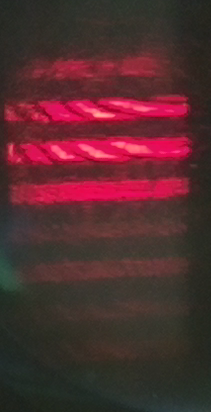
#> input picture OpenCV2/opencv_frame_1.png, 211 x 412 px
$ python 3.-BRG_order.py
#> lines starting #> are read from the running program, lines starting #| are printed output that depends on the picture
import cv2
import matplotlib.pyplot as plt
# Load image using cv2.imread:
img_OpenCV = cv2.imread('opencv_frame_1.png')
#> img_OpenCV is the input picture: shape (412, 211, 3); mean B, G, R 47.5, 44.1, 82.9
# Split the loaded image into its three channels (b, g, r):
b, g, r = cv2.split(img_OpenCV)
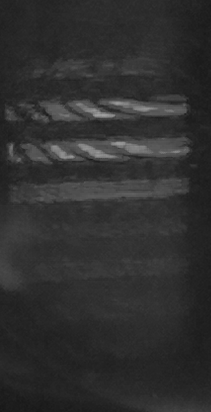
#> b: shape (412, 211); min 23, max 161, mean 47.5
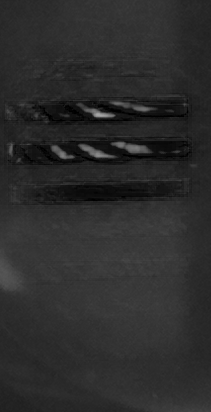
#> g: shape (412, 211); min 0, max 167, mean 44.1
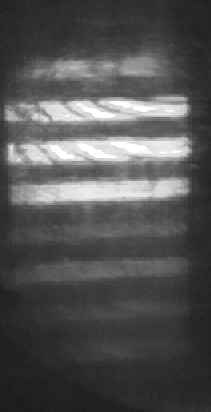
#> r: shape (412, 211); min 25, max 255, mean 82.9
cv2.imshow("Blue", b)
cv2.waitKey(0)
cv2.imshow("Green", g)
cv2.waitKey(0)
cv2.imshow("Red", r)
cv2.waitKey(0)
# Merge again the three channels but in the RGB format:
img_matplotlib = cv2.merge([r, g, b])
cv2.imshow("img_matplotlib", img_matplotlib)
cv2.waitKey(0)

# Show both images (img_OpenCV and img_matplotlib) using matplotlib
# This will show the image in wrong color:
plt.subplot(121)
plt.imshow(img_OpenCV)
# This will show the image in true color:
plt.subplot(122)
plt.imshow(img_matplotlib)
plt.show()
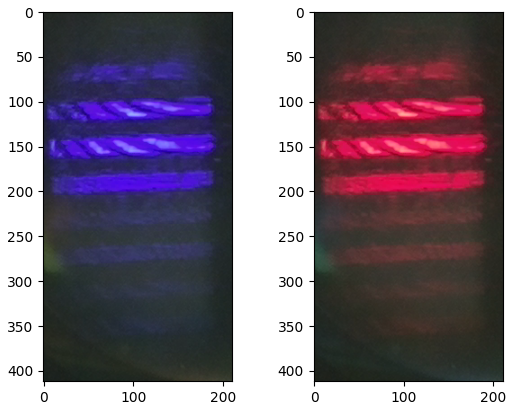
#> figure drawn by matplotlib, 2 panels; B, G, R data is drawn as R, G, B

# Show both images (img_OpenCV and img_matplotlib) using cv2.imshow()
# This will show the image in true color:
cv2.imshow('bgr image', img_OpenCV)
# This will show the image in wrong color:
cv2.imshow('rgb image', img_matplotlib)
cv2.waitKey(0)
cv2.destroyAllWindows()
# Using numpy capabilities to get the channels and to build the RGB image
# Get the three channels (instead of using cv2.split):
B = img_OpenCV[:, :, 0]
G = img_OpenCV[:, :, 1]
R = img_OpenCV[:, :, 2]
# Transform the image BGR to RGB using Numpy capabilities:
img_matplotlib = img_OpenCV[:, :, ::-1]
plt.subplot(131)
plt.imshow(B)
plt.subplot(132)
plt.imshow(G)
plt.subplot(133)
plt.imshow(R)
plt.show()

# Transform the image BGR to RGB using Numpy capabilities:
img_matplotlib = img_OpenCV[:, :, ::-1]
print(img_matplotlib.shape)
#| (412, 211, 3)
